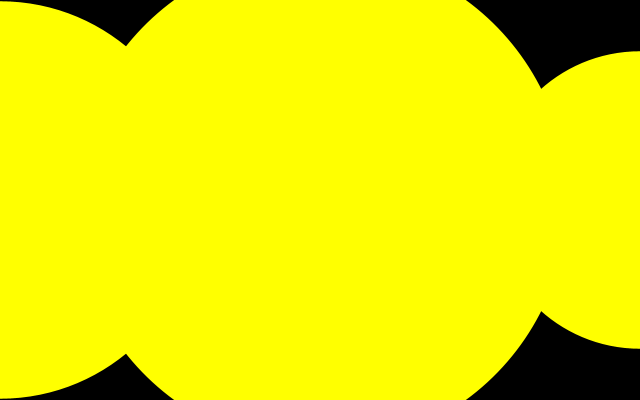
Frame 1 (no input)
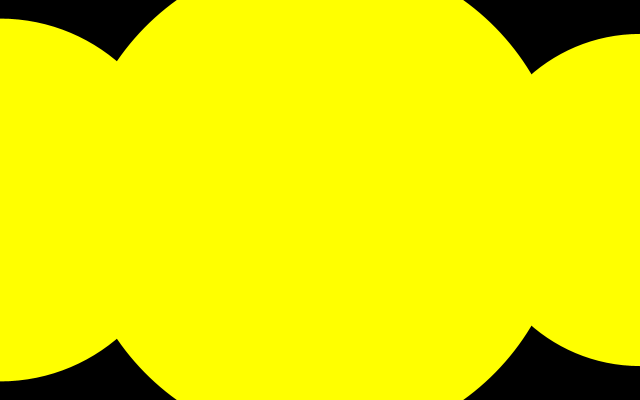
Frame 60 (the mouse pressed at the canvas centre just before this capture)
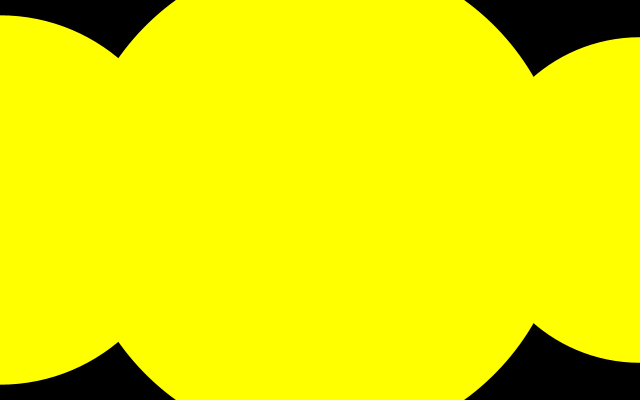
Frame 120 (the mouse held since frame 60 and released just before this capture)

The Processing sketch that drew these frames (run headless with seeded random() and noise(); from frame 60 on, the mouse is pressed at the canvas centre):

// Processing sketch: Sine
// ── Sine.pde
/**
 * Sine. 
 * 
 * Smoothly scaling size with the sin() function. 
 */
 
float diameter; 
float angle = 0;

void setup() {
  size(640, 400);
  diameter = height - 5;
  noStroke();
  fill(700, 800, 0);
}

void draw() {
  
  background(0);

  float d1 = 200 + (sin(angle) * diameter/2) + diameter/2;
  float d2 = 100 + (sin(angle + PI/2) * diameter/2) + diameter/2;
  float d3 = 100 + (sin(angle + PI) * diameter/2) + diameter/2;
  
  ellipse(0, height/2, d1, d1);
  ellipse(width/2, height/2, d2, d2);
  ellipse(width, height/2, d3, d3);
  
  angle += 0.21;
}
